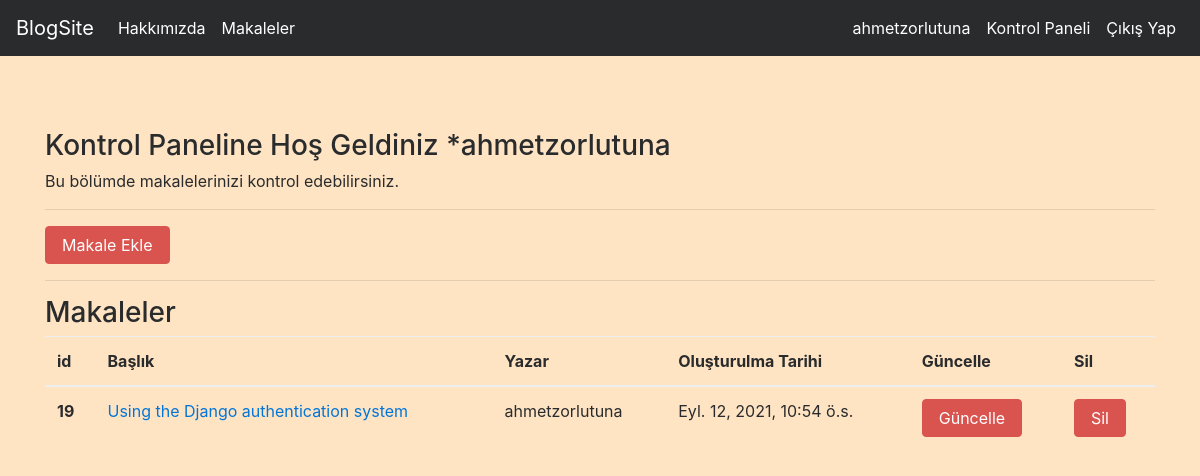
Screenshot of /articles/dashboard/ (signed in) with the database file from the repository.
### article/models.py (models this page shows, shortened)
class Article(models.Model):
    author = models.ForeignKey("auth.User",on_delete = models.CASCADE,verbose_name="Yazar")  #bu alanımızı hazırda bulunan user tablosundan alıyoruz (Foreign key).
    title = models.CharField(max_length= 50,verbose_name="Başlık")                            #hazırda bulunan user tablosunu göstermiş oluyoruz.yani girilen kullanıcı databaseden silindiğinde o kullanıcıya ait tüm makaleler ve veriler silinecek(on_delete = models.CASCADE).
    content = RichTextField()  #dahil ettiğimiz ckeditörü Article appimizde content kısmını richtextfield olarak tanımladık.
    created_date = models.DateTimeField(auto_now_add=True,verbose_name="Oluşturulma Tarihi")  #auto_now_add=True o anki tarihi zamanı otomatik atama
    article_image = models.FileField(blank=True,null=True,verbose_name="Makaleye fotoğraf ekleyin")  #makaleye resim veya dosya ekleme kısmı
    class Meta:
        ordering = ['-created_date'] #en son yüklenene göre

### article/views.py (the view)
# urls.py: path('dashboard/',views.dashboard,name="dashboard"),  #views.dashboard çağırdığımız fonksiyon
@login_required(login_url = "user:login")
def dashboard(request):
    articles = Article.objects.filter(author = request.user)  #sadece giriş yapan userın makalesi
    context = {
        "articles":articles
    }
    return render(request, "dashboard.html",context)

### templates/dashboard.html
{% extends "layout.html" %}
{% block body %}
<h3>
Kontrol Paneline Hoş Geldiniz *{{request.user.username}}
</h3>
<p>Bu bölümde makalelerinizi kontrol edebilirsiniz.<p>
<hr>
<a class= "btn btn-danger" href="{% url 'article:addarticle' %}">Makale Ekle</a>
<hr>
<h3>Makaleler</h3>
{% if articles %}
<table class="table">
  <thead>
    <tr>
      <th scope="col">id</th>
      <th scope="col">Başlık</th>
      <th scope="col">Yazar</th>
      <th scope="col">Oluşturulma Tarihi</th>
      <th scope="col">Güncelle</th>
      <th scope="col">Sil</th>
    </tr>
  </thead>
  <tbody>
      {% for article in articles %}
        <tr>
            <th scope="row">{{article.id}}</th>
            <td><a href= "{% url 'article:detail' article.id %}">{{article.title}}</a></td>
            <td>{{article.author.username}}</td>
            <td>{{article.created_date}}</td>
            <td><a href= "{% url 'article:update' article.id %}" class ="btn btn-danger">Güncelle</a></td>
            <td><a href= "{% url 'article:delete' article.id %}" class ="btn btn-danger">Sil</a></td>
        </tr>
      {% endfor %}
  </tbody>
</table>
{% else %}
<div class = "alert alert-danger">Makale yok</div>
{% endif %}
{% endblock  %}

### templates/includes/navbar.html (shortened to what this page needs)
<nav class="navbar navbar-toggleable-md navbar-inverse fixed-top bg-inverse">
    <a class="navbar-brand" href="{% url 'index' %}">BlogSite</a>
    <div class="collapse navbar-collapse" id="navbarCollapse">
      <ul class="navbar-nav mr-auto">
        <li class="nav-item active">
          <a class="nav-link" href="{% url 'about' %}">Hakkımızda <span class="sr-only">(current)</span></a>
        </li>
        <li class="nav-item active">
          <a class="nav-link" href="{% url 'article:articles' %}">Makaleler <span class="sr-only">(current)</span></a>
        </li>
      </ul>
        <ul class="navbar-nav ml-auto">
        {% if request.user.is_authenticated %}
          <li class="nav-item active">
            <a class="nav-link" href=" ">{{request.user.username}}</a>
          </li>
          <li class="nav-item active">
            <a class="nav-link" href="{% url 'article:dashboard' %}">Kontrol Paneli</a>
          </li>
          <li class="nav-item active">
            <a class="nav-link" href="{% url 'user:logout' %}">Çıkış Yap</a>
          </li>
        {% endif %}
        </ul>
    </div>
</nav>

### rows the page displays
Article: id "19", title "Using the Django authentication system", author.username "ahmetzorlutuna", created_date "Eyl. 12, 2021, 10:54 ö.s."

### other values shown
{{ request.user.username }} "ahmetzorlutuna"
